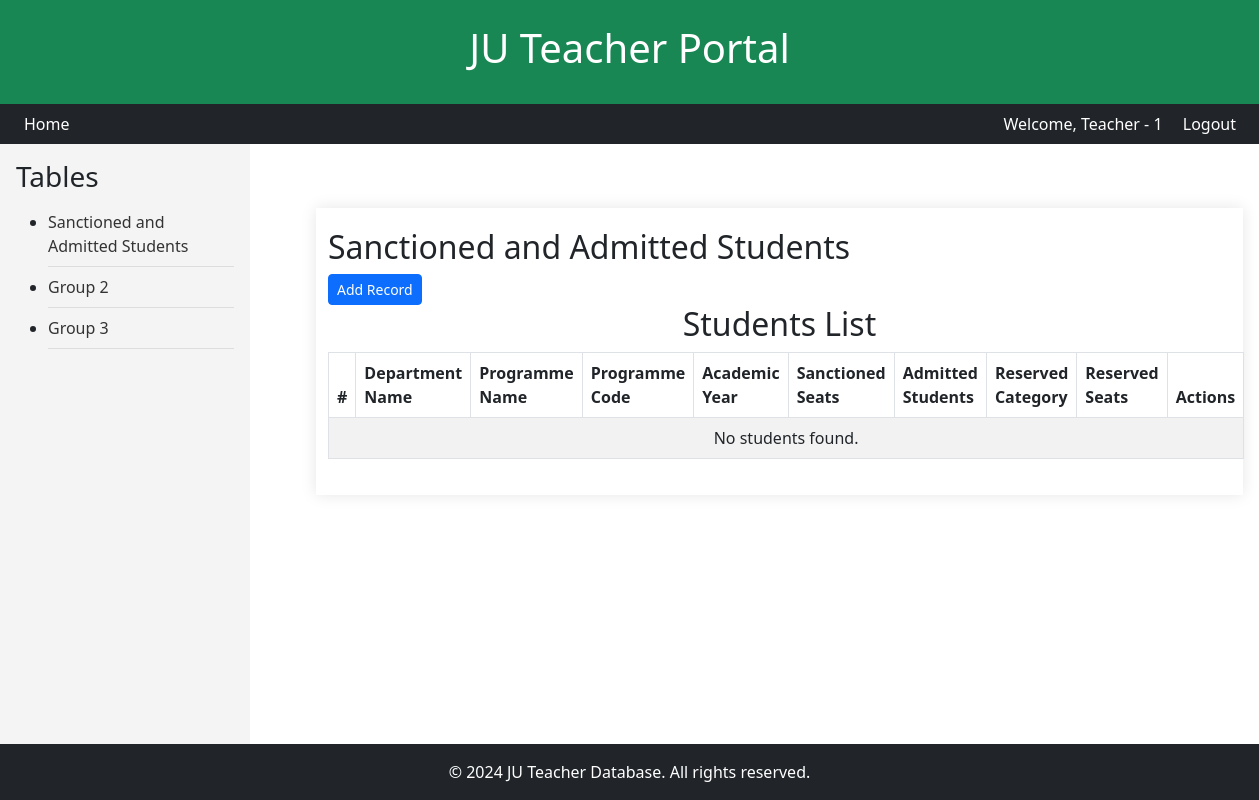
/hod/group-table/group1/ (signed in), run on an earlier commit of the app's database.
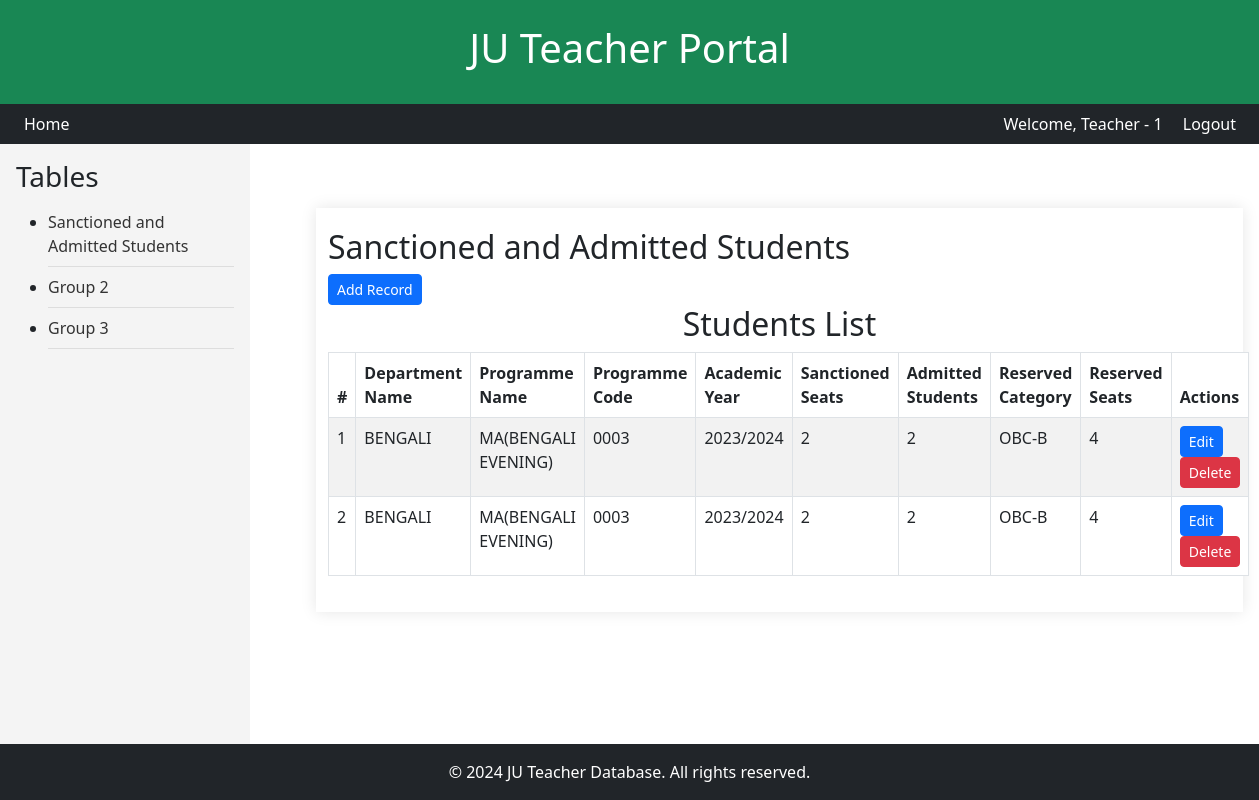
And on a later commit of the database.
### teachers/models.py (models this page shows, shortened)
class CustomUser(AbstractUser):
    username = None  # Remove the username field
    email = models.EmailField(unique=True)
    emp_id = models.CharField(max_length=50, unique=True)
    department = models.ForeignKey("Department", on_delete=models.SET_NULL, null=True, blank=True, related_name="users")
    USERNAME_FIELD = 'email'  # Use email as the login field
    REQUIRED_FIELDS = ['first_name', 'last_name', 'emp_id']  # Fields required when creating a user
    objects = CustomUserManager()

class Department(models.Model):
    name    =   models.CharField(max_length=100,  null=True, blank=True)
    faculty =   models.CharField(max_length=100,  null=True, blank=True)
    program =   models.CharField(max_length=200,  null=True, blank=True)
    prog_cd =   models.CharField(max_length=20,   null=True, blank=True)

### hod_group/models.py (models this page shows, shortened)
class StudentAdmitted(models.Model):
    teacher = models.ForeignKey(
        "teachers.Teacher", on_delete=models.CASCADE, null=True, blank=True,
        verbose_name="Assigned Teacher"
    )
    dept_name = models.CharField(
        max_length=100, null=True, blank=True,
        verbose_name="Department Name"
    )
    prog_name = models.ForeignKey(
        "teachers.Department", on_delete=models.CASCADE, null=True, blank=True,
        verbose_name="Programme Name"
    )
    prog_cd = models.CharField(
        max_length=20, null=True, blank=True,
        verbose_name="Programme Code"
    )
    acad_year = models.CharField(
        max_length=9,
        validators=[RegexValidator(r'^\d{4}(/\d{4})?$', "Enter a valid academic year (e.g., '2023' or '2023/2024').")],
        verbose_name="Academic Year",
        null=True,
        blank=True
    )
    sanc_seats = models.IntegerField(
        default=0, verbose_name="Number of Sanctioned Seats"
    )
    admit_seats = models.IntegerField(
        default=0, verbose_name="Number of Admitted Students"
    )
    CAST_CATG = (
        ('', 'Select Category'),
        ('cast-1', 'SC'),
        ('cast-2', 'ST'),
        ('cast-3', 'OBC-A'),
        ('cast-4', 'OBC-B'),
        ('cast-5', 'GEN'),
    )
    reserv_catg = models.CharField(
        max_length=7, choices=CAST_CATG, null=True, blank=True,
        verbose_name="Reserved Category Students"
    )
    seats_resrv_catg = models.IntegerField(
        default=0, verbose_name="Number of Reserved Category Students"
    )

### hod_group/views.py (the view)
# urls.py: path('group-table/<str:group_id>/', views.group_table_with_id, name='group_table_with_id'),
@login_required
def group_table_with_id(request, group_id):
    students = StudentAdmitted.objects.select_related('teacher', 'prog_name').all()
    group_templates = {
        'group1': 'hod_group/group1_details.html',
        'group2': 'hod_group/group2_details.html',
        'group3': 'hod_group/group3_details.html',
    }
    template = group_templates.get(group_id)
    context = {'group_id': group_id, 'students':students}
    return render(request, template, context)

### hod_group/templates/hod_group/group1_details.html (shortened to what this page needs)
{% extends 'hod_group/group_table.html' %}
{% load widget_tweaks %}
{% load static %}
{% block group_table_details %}
<div class="container mt-5">
	<h2>Sanctioned and Admitted Students</h2>
    <a href="{% url 'hod_group:student_add' %}" class="btn btn-sm btn-primary">Add Record</a>
	<h2 class="text-center">Students List</h2>
    <table id="studentsTable" class="table table-striped table-bordered">
        <thead>
            <tr>
                <th>#</th>
                <th>Department Name</th>
                <th>Programme Name</th>
                <th>Programme Code</th>
                <th>Academic Year</th>
                <th>Sanctioned Seats</th>
                <th>Admitted Students</th>
                <th>Reserved Category</th>
                <th>Reserved Seats</th>
                <th>Actions</th>
            </tr>
        </thead>
        <tbody>
            {% for student in students %}
            <tr>
                <td>{{ forloop.counter }}</td>
                <td>{{ student.prog_name.name }}</td>
                <td>{{ student.prog_name.program|default:"No Data" }}</td>
                <td>{{ student.prog_name.prog_cd }}</td>
                <td>{{ student.acad_year }}</td>
                <td>{{ student.sanc_seats }}</td>
                <td>{{ student.admit_seats }}</td>
                <td>{{ student.get_reserv_catg_display }}</td>
                <td>{{ student.seats_resrv_catg }}</td>
                <td>
                    <a href="{% url 'hod_group:student_edit' student.id %}" class="btn btn-sm btn-primary">Edit</a>
                    <a href="{% url 'hod_group:student_delete' student.id %}" class="btn btn-sm btn-danger">Delete</a>
                </td>
            </tr>
            {% empty %}
            <tr>
                <td colspan="11" class="text-center">No students found.</td>
            </tr>
            {% endfor %}
        </tbody>
    </table>
</div>
{% endblock %}

### hod_group/templates/hod_group/group_table.html (shortened to what this page needs)
{% extends 'grp_base.html' %}
{% load widget_tweaks %}
{% load static %}
{% block content %}
<!DOCTYPE html>
<html lang="en">
<head>
</head>
<body>
    <div class="sidebar">
		<h3>Tables</h3>
		<ul>
			<li><a href="{% url 'hod_group:group_table_with_id' 'group1' %}">Sanctioned and Admitted Students</a></li>
			<li><a href="{% url 'hod_group:group_table_with_id' 'group2' %}">Group 2</a></li>
			<li><a href="{% url 'hod_group:group_table_with_id' 'group3' %}">Group 3</a></li>
		</ul>
	</div>
    <div class="content">
		{% block group_table_details %}{% endblock %}
    </div>
</body>
</html>
{% endblock %}

### templates/grp_base.html (shortened to what this page needs)
{% load static %}
<!DOCTYPE html>
<html lang="en">
<head>
    <link rel="stylesheet" href="{% static 'css/styles.css' %}">
    <link href="https://cdn.jsdelivr.net/npm/bootstrap@5.3.0/dist/css/bootstrap.min.css" rel="stylesheet">
	<link rel="stylesheet" href="https://cdn.jsdelivr.net/npm/bootstrap-icons/font/bootstrap-icons.css">
</head>
<body>
<header class="bg-success text-white text-center p-4">
    <h1>JU Teacher Portal</h1>
</header>
<nav class="bg-dark text-white p-2 text-end">
    {% if user.is_authenticated %}
		<a class="text-white ms-3" style="float:left;" href="{% url 'teachers:profile' %}">Home</a>
        <span class="d-inline-block">Welcome, {{ user.first_name }}</span>
        <a class="text-white ms-3" href="{% url 'teachers:logout' %}">Logout</a>
    {% else %}
        <a class="text-white me-3" href="{% url 'teachers:login' %}">Login</a>
        <a class="text-white" href="{% url 'teachers:register' %}">Register</a>
    {% endif %}
</nav>
    {% block content %}
    {% endblock %}
<footer class="bg-dark text-white text-center p-3 mt-auto">
    &copy; 2024 JU Teacher Database. All rights reserved.
</footer>
</body>
</html>

### static/css/styles.css (style rules this page uses)
body { font-family: 'Arial', sans-serif; background-color: #f4f4f4; margin: 0; padding: 0; }
header { background-color: #4CAF50; color: white; text-align: center; padding: 20px 0; }
nav { background-color: #333; padding: 10px; text-align: right; }
nav a { color: white; text-decoration: none; margin: 0 15px; }
.container { background-color: white; margin: 20px auto; padding: 20px; max-width: 1200px; box-shadow: 0 0 15px rgba(0, 0, 0, 0.1); }
footer { background-color: #333; color: white; text-align: center; padding: 10px; position: fixed; bottom: 0; width: 100%; }

### hod_group/templates/hod_group/group_table.html (style rules this page uses)
.sidebar { width: 250px; background-color: #f4f4f4; padding: 1rem; height: 100vh; position: fixed; }
.sidebar a { display: block; color: #333; text-decoration: none; padding: 0.5rem 0; border-bottom: 1px solid #ddd; }
.content { margin-left: 300px; padding: 1rem; }

What changed in the data, as far as the page shows it:
added StudentAdmitted: prog_name.name "BENGALI", prog_name.program "MA(BENGALI EVENING)", prog_name.prog_cd "0003", acad_year "2023/2024", sanc_seats "2", admit_seats "2", reserv_catg "OBC-B", seats_resrv_catg "4"
added StudentAdmitted: prog_name.name "BENGALI", prog_name.program "MA(BENGALI EVENING)", prog_name.prog_cd "0003", acad_year "2023/2024", sanc_seats "2", admit_seats "2", reserv_catg "OBC-B", seats_resrv_catg "4"
Also different on the page:
text no longer shown: "No students found."
